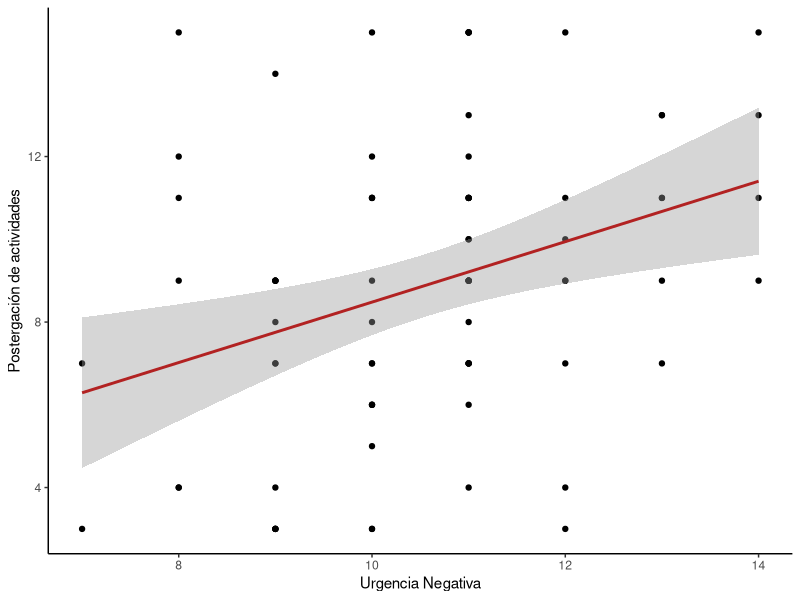
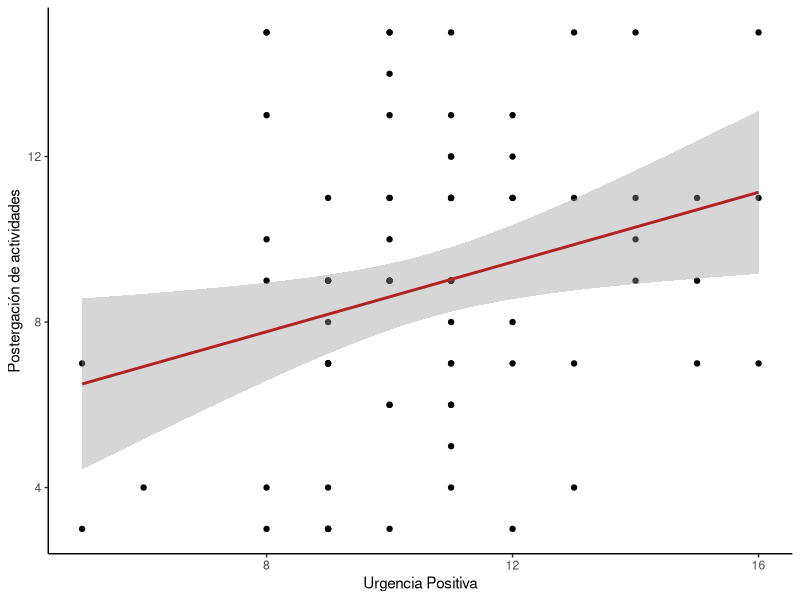
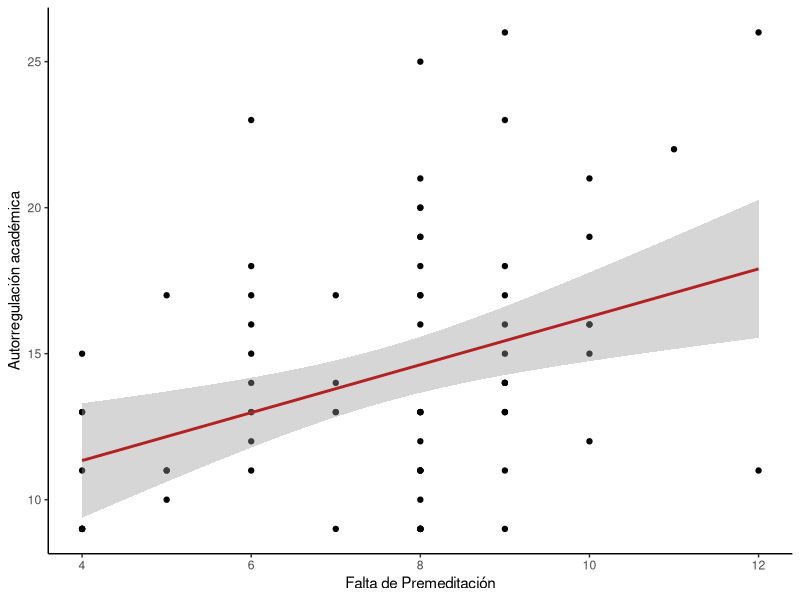
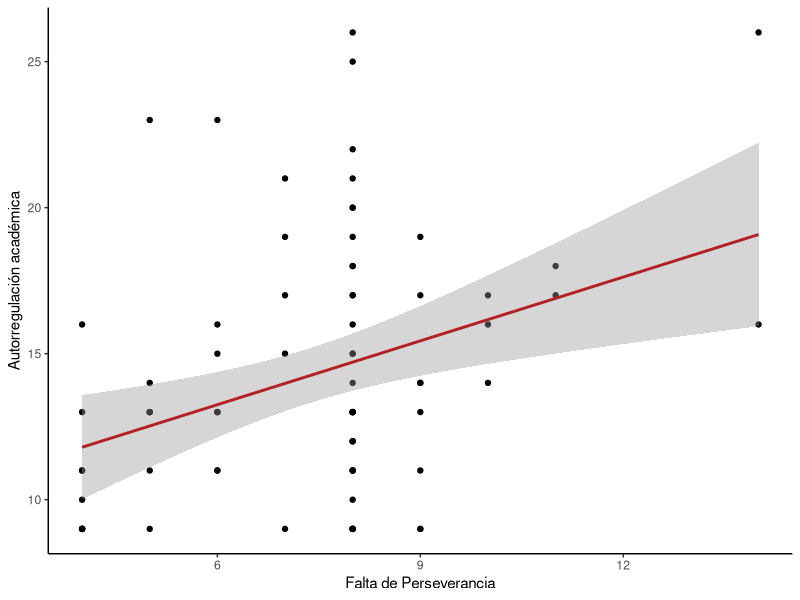
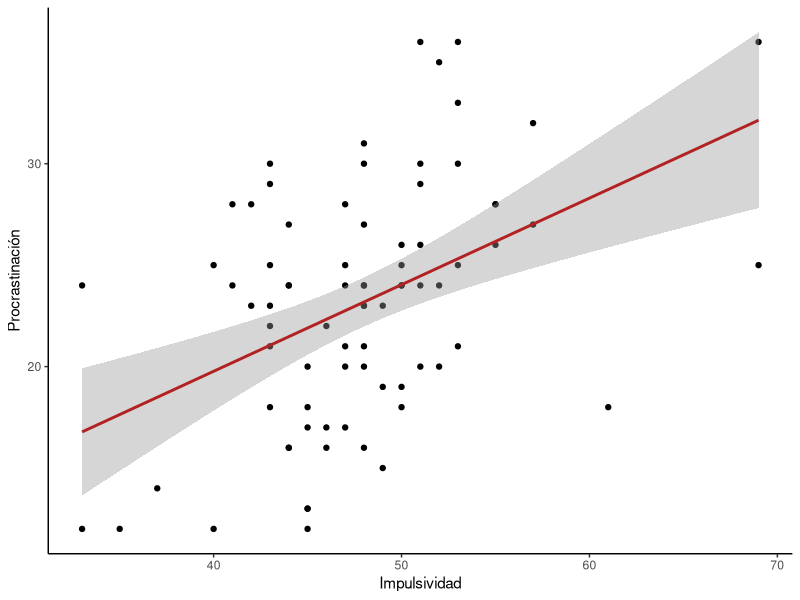

Write R code to recreate these figures, in order.
library(readxl)
library(rstatix)
library(tidyverse)
library(magrittr)

data <- read_xlsx("Resultados escalas.xlsx")

cor.test(data$F1, data$Urg_Neg,
          method="spearman")

cor.test(data$F2, data$Urg_Neg,
         method="spearman")

cor.test(data$Total...4, data$Urg_Neg,
         method="spearman")


cor.test(data$F1, data$Urg_Pos,
         method="spearman")

cor.test(data$F2, data$Urg_Pos,
         method="spearman")

cor.test(data$Total...4, data$Urg_Pos,
         method="spearman")


cor.test(data$F1, data$Perseverancia,
         method="spearman")

cor.test(data$F2, data$Perseverancia,
         method="spearman")

cor.test(data$Total...4, data$Perseverancia,
         method="spearman")


cor.test(data$F1, data$Premeditacion,
         method="spearman")

cor.test(data$F2, data$Premeditacion,
         method="spearman")

cor.test(data$Total...4, data$Premeditacion,
         method="spearman")


cor.test(data$F1, data$Busq_sen,
         method="spearman")

cor.test(data$F2, data$Busq_sen,
         method="spearman")

cor.test(data$Total...4, data$Busq_sen,
         method="spearman")



cor.test(data$Total...4, data$Total...10,
         method="spearman")




ggplot(data, aes(x= Urg_Neg , y= F2)) +
  geom_point() + 
  labs(x = "Urgencia Negativa", y = "Postergación de actividades") + 
  geom_smooth(method = "lm", color= "firebrick") +
  theme_classic()

ggplot(data, aes(x= Urg_Pos , y= F2)) +
  geom_point() + 
  labs(x = "Urgencia Positiva", y = "Postergación de actividades") + 
  geom_smooth(method = "lm", color= "firebrick") +
  theme_classic()

ggplot(data, aes(x= Premeditacion , y= F1)) +
  geom_point() + 
  labs(x = "Falta de Premeditación", y = "Autorregulación académica") + 
  geom_smooth(method = "lm", color= "firebrick") +
  theme_classic()

ggplot(data, aes(x= Perseverancia , y= F1)) +
  geom_point() + 
  labs(x = "Falta de Perseverancia", y = "Autorregulación académica") + 
  geom_smooth(method = "lm", color= "firebrick") +
  theme_classic()

ggplot(data, aes(x= Total...10 , y= Total...4)) +
  geom_point() + 
  labs(x = "Impulsividad", y = "Procrastinación") + 
  geom_smooth(method = "lm", color= "firebrick") +
  theme_classic()
